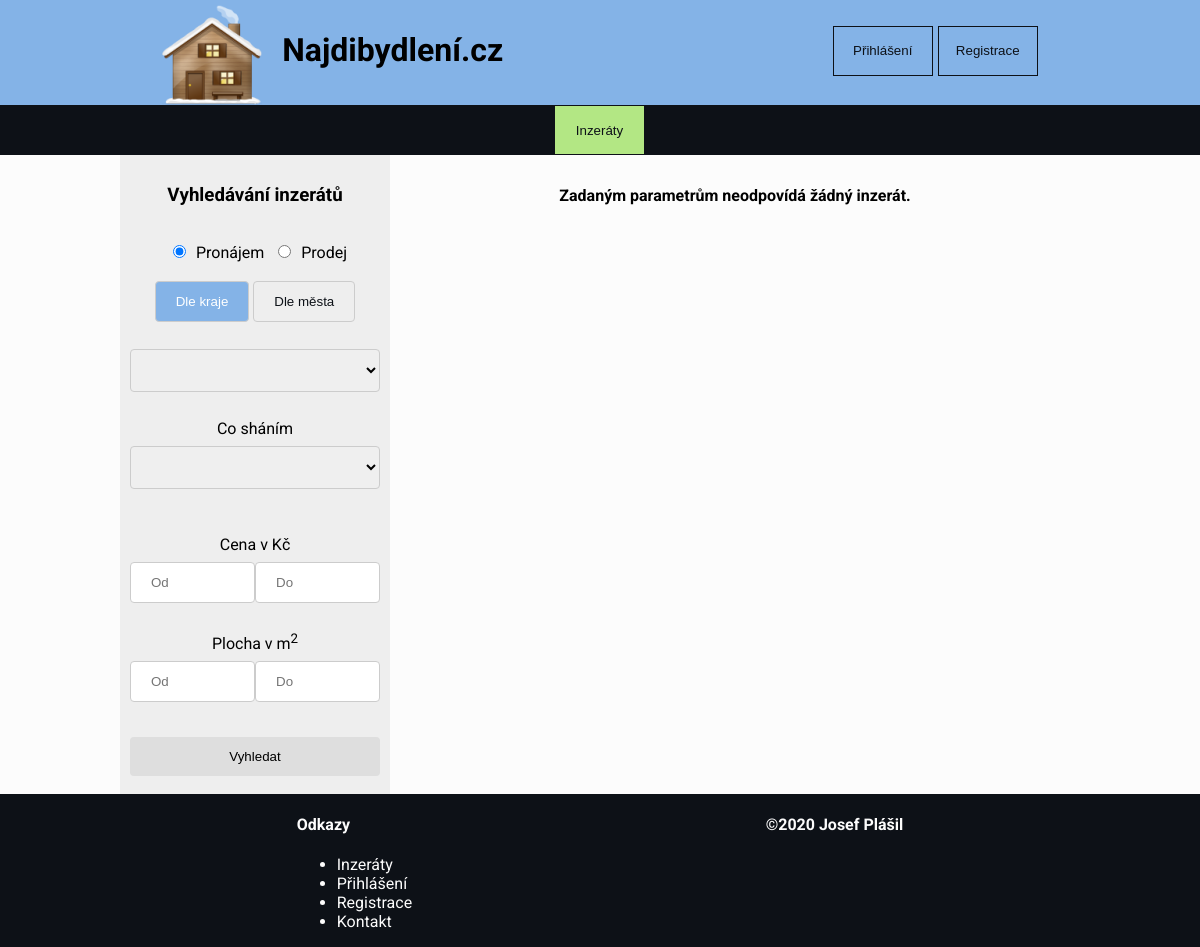
/, run on an earlier commit of the app's database.
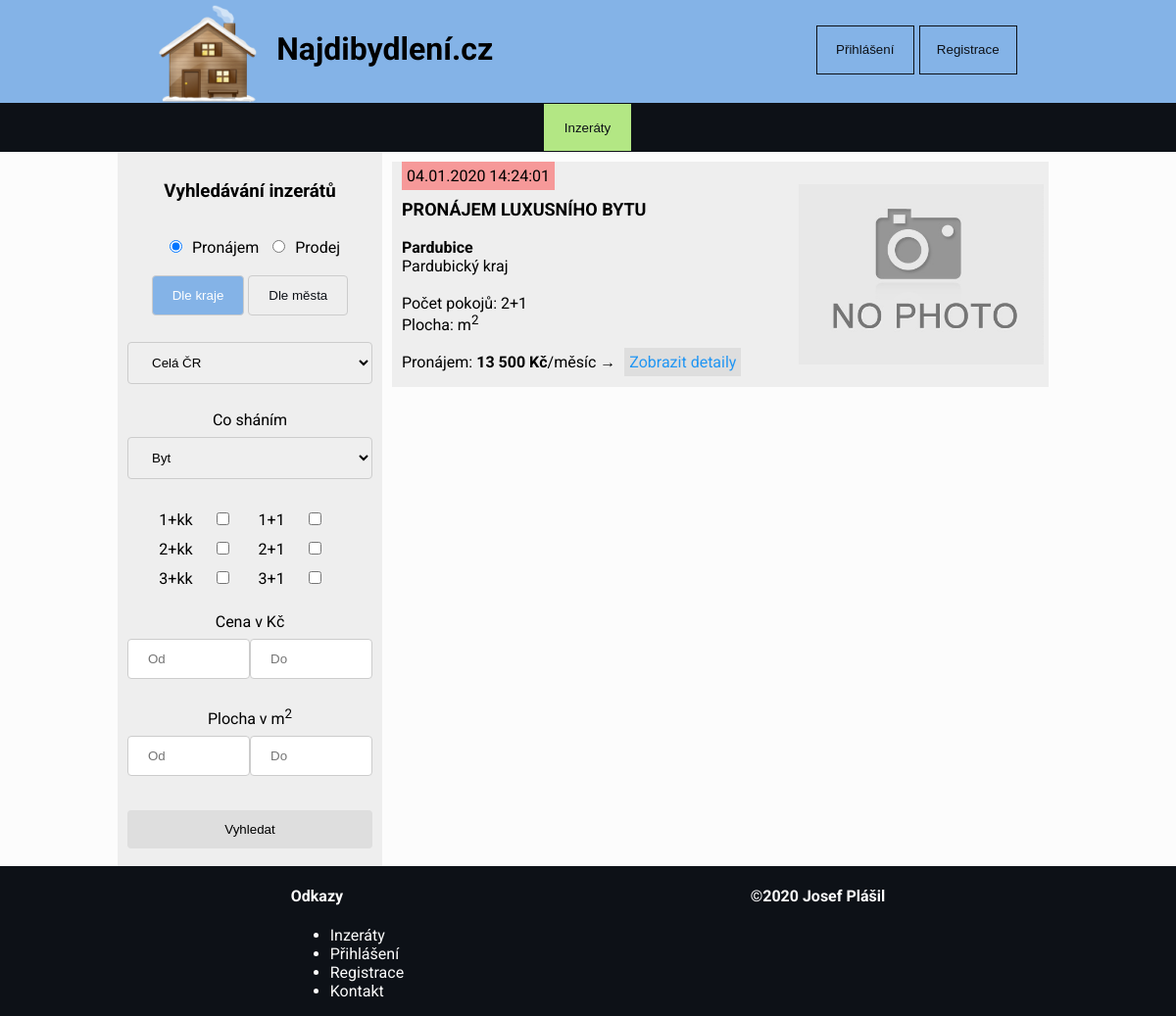
And on a later commit of the database.
### tables this page shows
CREATE TABLE IF NOT EXISTS `rooms` (
                                                `room_id` INT(2) NOT NULL AUTO_INCREMENT,
                                                `name` VARCHAR(10) NOT NULL,
                                                PRIMARY KEY (`room_id`));

CREATE TABLE IF NOT EXISTS `items` (
                                                `item_id` INT(5) NOT NULL AUTO_INCREMENT,
                                                `publication_date` DATETIME NOT NULL,
                                                `modification_date` DATETIME NULL,
                                                `price` INT(7) NOT NULL,
                                                `users_user_id` INT(6) NOT NULL,
                                                `categories_category_id` INT(2) NOT NULL,
                                                `title` VARCHAR(45) NOT NULL,
                                                `description` TEXT NOT NULL,
                                                `rooms_room_id` INT(2) NOT NULL,
                                                `cities_city_id` INT NOT NULL,
                                                `type` VARCHAR(45) NOT NULL,
                                                PRIMARY KEY (`item_id`),
                                                INDEX `fk_ITEM_USERS1_idx` (`users_user_id` ASC),
                                                INDEX `fk_ITEM_CATEGORY1_idx` (`categories_category_id` ASC),
                                                INDEX `fk_ITEMS_ROOMS1_idx` (`rooms_room_id` ASC),
                                                INDEX `fk_items_cities1_idx` (`cities_city_id` ASC),
                                                CONSTRAINT `fk_ITEM_USERS1`
                                                    FOREIGN KEY (`users_user_id`)
                                                        REFERENCES `users` (`user_id`)
                                                        ON DELETE NO ACTION
                                                        ON UPDATE NO ACTION,
                                                CONSTRAINT `fk_ITEM_CATEGORY1`
                                                    FOREIGN KEY (`categories_category_id`)
                                                        REFERENCES `categories` (`category_id`)
                                                        ON DELETE NO ACTION
                                                        ON UPDATE NO ACTION,
                                                CONSTRAINT `fk_ITEMS_ROOMS1`
                                                    FOREIGN KEY (`rooms_room_id`)
                                                        REFERENCES `rooms` (`room_id`)
                                                        ON DELETE NO ACTION
                                                        ON UPDATE NO ACTION,
                                                CONSTRAINT `fk_items_cities1`
                                                    FOREIGN KEY (`cities_city_id`)
                                                        REFERENCES `cities` (`city_id`)
                                                        ON DELETE NO ACTION
                                                        ON UPDATE NO ACTION);

CREATE TABLE IF NOT EXISTS `cities` (
                                                 `city_id` INT NOT NULL AUTO_INCREMENT,
                                                 `name` VARCHAR(45) NOT NULL,
                                                 `regions_region_id` INT NOT NULL,
                                                 PRIMARY KEY (`city_id`),
                                                 INDEX `fk_cities_regions1_idx` (`regions_region_id` ASC),
                                                 CONSTRAINT `fk_cities_regions1`
                                                     FOREIGN KEY (`regions_region_id`)
                                                         REFERENCES `regions` (`region_id`)
                                                         ON DELETE NO ACTION
                                                         ON UPDATE NO ACTION);

CREATE TABLE IF NOT EXISTS `regions` (
                                                  `region_id` INT(2) NOT NULL AUTO_INCREMENT,
                                                  `name` VARCHAR(75) NOT NULL,
                                                  PRIMARY KEY (`region_id`));

### data/function.php (called while the page is built, shortened)
<?php
$dbServername = "localhost";
$dbUsername = "root";
$dbPassword = "Database1001";
$dbName = 'db_dev';
function getRooms() {
    global $dbServername, $dbUsername, $dbPassword, $dbName;
    $conn = new mysqli($dbServername, $dbUsername, $dbPassword, $dbName);
    $sql = "SELECT * FROM rooms";
    return $conn->query($sql);
}
function getAllItems($type) {
    global $dbServername, $dbUsername, $dbPassword, $dbName;
    $conn = new mysqli($dbServername, $dbUsername, $dbPassword, $dbName);
    $sql = "SELECT item_id, publication_date, modification_date, price, area, users.username,categories.name AS category,
       title, items.description, cities.name AS city, regions.name AS region, rooms.name AS room, type FROM items
                JOIN users ON items.USERS_user_id=user_id
                JOIN categories ON items.categories_category_id = categories.category_id
                JOIN cities ON items.cities_city_id = cities.city_id
                JOIN regions on cities.regions_region_id = region_id
                LEFT JOIN rooms on items.ROOMS_room_id = room_id
                WHERE type = '$type'
                ORDER BY modification_date DESC";
    return $conn->query($sql);
}
function getPictures($id) {
    global $dbServername, $dbUsername, $dbPassword, $dbName;
    $conn = new mysqli($dbServername, $dbUsername, $dbPassword, $dbName);
    $sql = "SELECT * FROM images WHERE items_item_id = $id";
    return $conn->query($sql);
}

### page/search-form.php (the view, shortened to what the rows shown need)
<div class="search-form">
    <form name="form-values" action="" method="post">
        <br><br>
        <br>
        <div id="form-search-checkboxs">
            <br>
            <?php
            $rooms = getRooms();
            if ($rooms->num_rows > 0) {
                while ($rowRoom = $rooms->fetch_assoc()) {
                    $room = $rowRoom['name'];
                    echo "<label>$room
                        <input type='checkbox' name='rooms[]' value='$room'";?><?php
                        echo "></label>";
                }
            }
            ?>
        </div><br>
        <br><br>
        <br><br>
    </form>
</div>

### page/items.php (shortened to what the rows shown need)
<?php
if (isset($_POST["search"])) {
    $typeValue = $_POST["radio1"];
    $cityValue = $_POST["city"];
    $regionValue = $_POST["region"];
    $categoryValue = $_POST["category"];
    if (isset($_POST["rooms"])) {
        $roomsValues = $_POST["rooms"];
    } else {
        $roomsValues = '';
    }
    $priceFrom = $_POST["priceFrom"];
    $priceTo = $_POST["priceTo"];
    $areaFrom = $_POST["areaFrom"];
    $areaTo = $_POST["areaTo"];
    $items = getItems($typeValue, $cityValue, $regionValue, $categoryValue, $roomsValues,
        $priceFrom, $priceTo, $areaFrom, $areaTo);
} else {
    $type ='Pronájem';
    $items = getAllItems($type);
}
if ($items->num_rows > 0) {
    while ($rowItem = $items->fetch_assoc()) {
        $itemId = $rowItem["item_id"];
        try {
            $modificationDate = date_format(new DateTime($rowItem["modification_date"]), "d.m.Y H:i:s");
        } catch (Exception $e){echo 'Message: ' .$e->getMessage();}
        $price = number_format($rowItem["price"], 0, '.', ' ');
        $area = $rowItem["area"];
        $title = $rowItem["title"];
        $city = $rowItem["city"];
        $region = $rowItem["region"];
        $room = $rowItem["room"];
        $type = $rowItem["type"];
        $pictures = getPictures($itemId);
        ?>
        <div class="item-row">
            <?php
            echo "
            <div class='information'>
                <span class='item-date'>$modificationDate</span><br><br>
                <span class='item-title'>$title</span><br><br>
                <span><b>$city</b></span><br>
                <span>$region</span><br><br>
                <span>Počet pokojů: $room</span><br>
                <span>Plocha: $area m<sup>2</sup></span><br><br>
            ";
            if ($type == 'Pronájem'){
                echo "<span>Pronájem: <b>$price Kč</b>/měsíc</span>";
            } else if ($type == 'Prodej') {
                echo "<span>Prodej: <b>$price Kč</b></span>";
            }
            echo "
                &rarr; <a class=\"information-link\" href=\"?page=details&item=$itemId\">Zobrazit&nbsp;detaily</a>
            </div>
            ";
            if ($pictures->num_rows > 0) {
                $rowPicture = $pictures->fetch_assoc();
                $pictureId = $rowPicture["image_id"];
                $pictureName = $rowPicture["name"];
                $picturePath = $rowPicture["path"];
                echo "
                <div class='image-container'>
                    <img src= '$picturePath' alt='$pictureName'>
                </div>
                ";
            } else {
                echo "
                <div class='image-container'>
                    <img src= './img/no-image.PNG' alt='no-image'>
                </div>
                ";
            }
            ?>
        </div>
        <?php
    }
} else {
    echo "
    <div style=\"text-align: center\">
        <h4>Zadaným parametrům neodpovídá žádný inzerát.</h4>
    </div>";
}

What changed in the data, as far as the page shows it:
added rooms: name "1+kk"
added rooms: name "1+1"
added rooms: name "2+kk"
added rooms: name "2+1"
added rooms: name "3+kk"
added rooms: name "3+1"
added items: modification_date "04.01.2020 14:24:01", title "PRONÁJEM LUXUSNÍHO BYTU", cities_city.name "Pardubice", regions.name "Pardubický kraj", rooms_room.name "2+1", price "13 500"
Also different on the page:
form field region: (not shown) → "Celá ČR"
form field category: (not shown) → "Byt"
text no longer shown: "Zadaným parametrům neodpovídá žádný inzerát."
